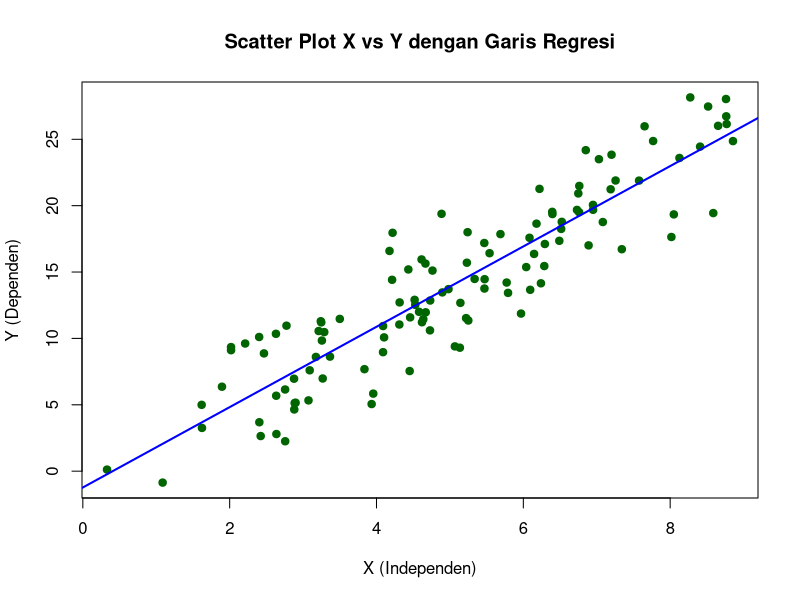
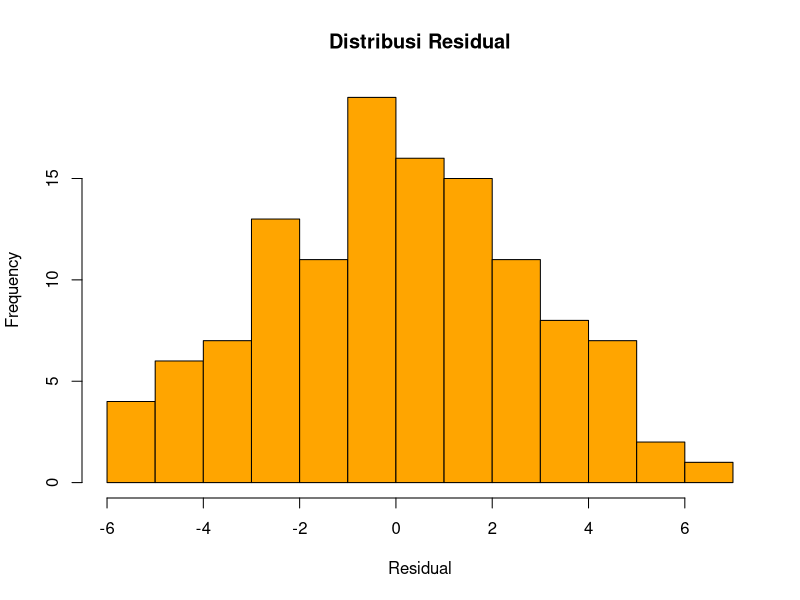
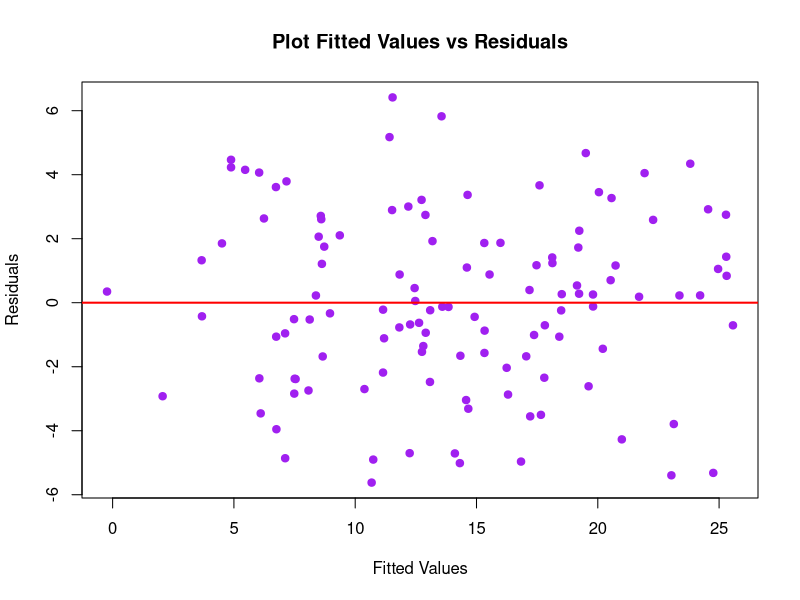
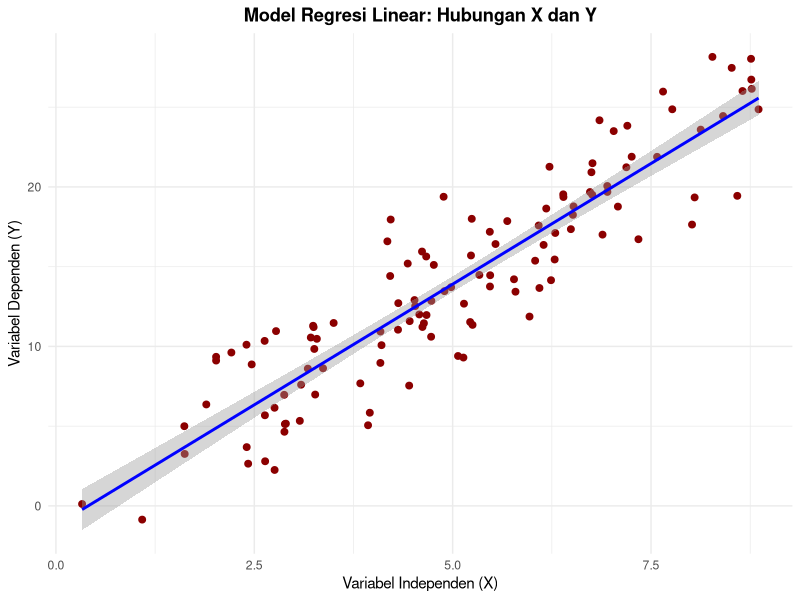

Reproduce these figures in R, in order.
# Nama : Ni Luh  Putu Indah Juliantari 
# NIM : 2415091041
#Kls : SI 1 Dps

# Simulasi Sederhana: Regresi Linear Sederhana di R

# 1. Membuat Data Simulasi
# Variabel X (independen) dan Y (dependen)
set.seed(987)  # Untuk hasil yang konsisten tapi unik
n <- 120  # Jumlah sampel yang sedikit lebih besar
X <- rnorm(n, mean = 5, sd = 2)  # Variabel independen (acak normal dengan mean 5 dan sd 2)
Y <- 3 * X - 1.5 + rnorm(n, mean = 0, sd = 3)  # Variabel dependen dengan noise acak

# Membentuk data frame
data <- data.frame(X = X, Y = Y)

# 2. Uji Asumsi
# a. Linearitas
plot(data$X, data$Y, main = "Scatter Plot X vs Y dengan Garis Regresi", 
     xlab = "X (Independen)", ylab = "Y (Dependen)", pch = 19, col = "darkgreen")
abline(lm(Y ~ X, data = data), col = "blue", lwd = 2)

# b. Normalitas Residual
model <- lm(Y ~ X, data = data)
residuals <- resid(model)
hist(residuals, main = "Distribusi Residual", 
     xlab = "Residual", col = "orange", breaks = 12)
shapiro.test(residuals)  # Shapiro-Wilk Test

# c. Homoskedastisitas
plot(fitted(model), residuals, main = "Plot Fitted Values vs Residuals", 
     xlab = "Fitted Values", ylab = "Residuals", pch = 19, col = "purple")
abline(h = 0, col = "red", lwd = 2)

# d. Uji Independensi Residual - Durbin-Watson Test
install.packages("lmtest")
library(lmtest)
dw_test <- dwtest(model)
cat("Uji Durbin-Watson untuk menguji independensi residual: \n")
cat("p-value dari uji Durbin-Watson:", dw_test$p.value, "\n")
if(dw_test$p.value < 0.05) {
  cat("Terdapat indikasi autokorelasi dalam residual (p-value < 0.05).\n")
} else {
  cat("Tidak terdapat indikasi autokorelasi dalam residual (p-value >= 0.05).\n")
}

# e. Uji Normalitas untuk Variabel Independen X
shapiro_test_X <- shapiro.test(X)
cat("Uji Shapiro-Wilk untuk normalitas X: \n")
cat("p-value dari uji Shapiro-Wilk:", shapiro_test_X$p.value, "\n")
if(shapiro_test_X$p.value < 0.05) {
  cat("Variabel X tidak terdistribusi normal (p-value < 0.05).\n")
} else {
  cat("Variabel X terdistribusi normal (p-value >= 0.05).\n")
}

# 3. Analisis: Regresi Linear Sederhana
summary(model)  # Hasil analisis regresi

# 4. Visualisasi Hasil
library(ggplot2)
plot_regresi <- ggplot(data, aes(x = X, y = Y)) +
  geom_point(color = "darkred", size = 2) +
  geom_smooth(method = "lm", color = "blue", se = TRUE) +
  labs(title = "Model Regresi Linear: Hubungan X dan Y", 
       x = "Variabel Independen (X)", 
       y = "Variabel Dependen (Y)") +
  theme_minimal() +
  theme(plot.title = element_text(hjust = 0.5, face = "bold"))

print(plot_regresi)

# 5. Interpretasi
cat("Interpretasi: \n")
cat("1. Berdasarkan koefisien regresi, setiap kenaikan 1 unit X rata-rata akan \n")
cat("   meningkatkan Y sebesar", round(coef(model)[2], 2), "unit.\n")
cat("2. Uji F menunjukkan apakah model ini signifikan secara statistik.\n")
cat("3. Hasil uji asumsi memberikan kesimpulan sebagai berikut:\n")
cat("   - Linearitas: Scatter plot menunjukkan hubungan linear yang konsisten.\n")
cat("   - Normalitas: Histogram residual menunjukkan pola yang mendekati normal \n")
cat("     dengan p-value dari Shapiro-Wilk test memberikan hasil yang relevan.\n")
cat("   - Homoskedastisitas: Plot Fitted vs Residuals menunjukkan distribusi residual \n")
cat("     yang tidak berpola jelas, mendukung asumsi homoskedastisitas.\n")
cat("   - Independensi Residual: Uji Durbin-Watson menunjukkan bahwa\n")
cat("     p-value dari uji Durbin-Watson", dw_test$p.value, "\n")
cat("     yang menunjukkan apakah terdapat indikasi autokorelasi.\n")
cat("   - Normalitas X: Uji Shapiro-Wilk menunjukkan bahwa\n")
cat("     p-value dari uji Shapiro-Wilk", shapiro_test_X$p.value, "\n")
cat("     yang menunjukkan apakah variabel independen X terdistribusi normal.\n")

